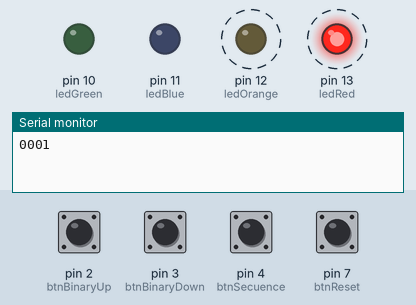
Recording of a sketch running on a simulated Arduino Uno, built with avr-gcc and run on an emulated ATmega328P. Shown: output pins drawn as LEDs (lit = HIGH), the last lines printed to the serial monitor. Dashed ring = blinking. The inputs (shaded band) are chosen by the test bench; at power-on: pin 2 (btnBinaryUp), pin 3 (btnBinaryDown), pin 4 (btnSecuence), pin 7 (btnReset) HIGH.

Above: at 0.1 s.
At 0.5 s:
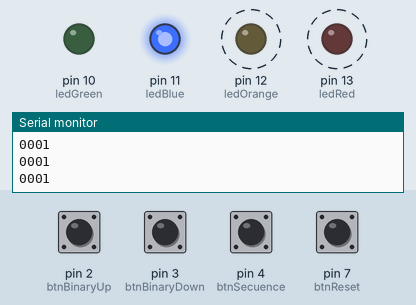
1.3 s: pin 4 (btnSecuence) pulled LOW for 0.25 s
At 1.71 s:
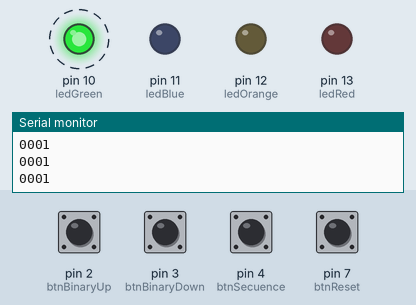
Timing chart, 0 to 10.3 s (numbered marks = the images above; inputs shaded):
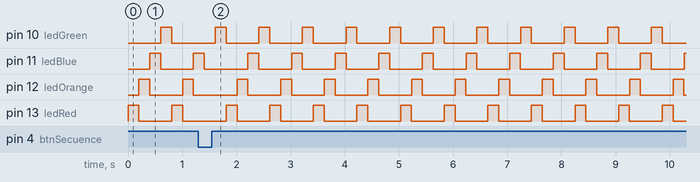

The sketch:

Tp2.ino
```cpp
// Pin 13 has an LED connected on most Arduino boards.
// give it a name:
int ledRed = 13;
int ledOrange = 12;
int ledBlue = 11;
int ledGreen = 10;
int btnSecuence = 4;
int btnBinaryUp = 2;
int btnBinaryDown = 3;
int btnReset = 7;
//Sumador para aumentar y decrementar los numeros binarios
int binaryInt = 0;
//Indica si algun led se encuentra prendido
bool anyLedOne = false;
//Mantiene el numero del ultimo led prendido va de 0 a 3 siendo 0 el primero y 3 el ultimo
//ademas la variable anyLedOne debe estar en true
int ledOn = 0;
//Estado de boton 1 secuencia
int btnSecuenceState = 0;
int btnResetState = 0;
//Boton de secuencia
int btnBinaryUpState = 0;
int btnBinaryDownState = 0;
//Indica que comienzo a utilizar los botones de binario
bool useBinarioBtn = false;
void setup()
{
    Serial.begin(9600); // open the serial port at 9600 bps:

    pinMode(ledRed, OUTPUT);
    pinMode(ledOrange, OUTPUT);
    pinMode(ledBlue, OUTPUT);
    pinMode(ledGreen, OUTPUT);
    //Boton para aumentar secuencia
    pinMode(btnSecuence, INPUT_PULLUP);
    //BOtones para aumentar y decrementar binarios
    pinMode(btnBinaryUp, INPUT_PULLUP);
    pinMode(btnBinaryDown, INPUT_PULLUP);
    pinMode(btnReset, INPUT_PULLUP);
}

// the loop routine runs over and over again forever:
void loop()
{
    btnResetState = digitalRead(btnReset);
    if (btnResetState == HIGH)
    {
        turnOffAll();
        binaryInt = 0;
    }
    btnBinaryUpState = digitalRead(btnBinaryUp);
    btnBinaryDownState = digitalRead(btnBinaryDown);
    if (btnBinaryUpState == HIGH)
    {
        //cancelo la funcionalidad de secuencia
        btnSecuenceState = false;
        if (useBinarioBtn == false)
        {
            //Primera vez que apreto el boton de secuencia UP
            useBinarioBtn = true;
        }
        if (binaryInt < 15)
        {
            ++binaryInt;
            String binary = getBinary(binaryInt);
            Serial.println(binary);
            turnWithBinary(binary);
        }
    }

    if (btnBinaryDownState == HIGH)
    {
        //cancelo la funcionalidad de secuencia
        btnSecuenceState = false;
        if (useBinarioBtn == false)
        {
            //Primera vez que apreto el boton de secuencia UP
            useBinarioBtn = true;
        }
        if (binaryInt > 0)
        {
            --binaryInt;
            String binary = getBinary(binaryInt);
            turnWithBinary(binary);
        }
    }

    //Leo el valor del boton 1 de secuencia
    btnSecuenceState = digitalRead(btnSecuence);
    if (btnSecuenceState == LOW)
    {
    }
    else
    {
        useBinarioBtn = false;
        anyLedOne = true;
        if (ledOn == 0)
        {
            //Apago todo los leds
            turnOffAll();
            digitalWrite(ledRed, HIGH);
            ++ledOn;
        }
        else if (ledOn == 1)
        {
            turnOffAll();
            digitalWrite(ledOrange, HIGH);
            ++ledOn;
        }
        else if (ledOn == 2)
        {
            turnOffAll();
            digitalWrite(ledBlue, HIGH);
            ++ledOn;
        }
        else if (ledOn == 3)
        {
            turnOffAll();
            digitalWrite(ledGreen, HIGH);
            ledOn = 0;
        }
    }
    //digitalWrite(ledRed, HIGH);
    //digitalWrite(ledOrange, HIGH);
    //digitalWrite(ledBlue, HIGH);
    //digitalWrite(ledGreen, HIGH);

    delay(200);
}
void turnOffAll()
{
    digitalWrite(ledRed, LOW);
    digitalWrite(ledOrange, LOW);
    digitalWrite(ledBlue, LOW);
    digitalWrite(ledGreen, LOW);
}

void turnWithBinary(String binary)
{
    //Apago todos los led's y segun el caracter binario que le corresponde prendo uno o el otro
    turnOffAll();
    if (binary[0] == '1')
        digitalWrite(ledRed, HIGH);
    if (binary[1] == '1')
        digitalWrite(ledOrange, HIGH);
    if (binary[2] == '1')
        digitalWrite(ledBlue, HIGH);
    if (binary[3] == '1')
        digitalWrite(ledGreen, HIGH);
}
//Le envio un numero y me lo convierte a binario
String getBinary(int number)
{
    int zeros = String(number, BIN).length(); //This will check for the length of myNum in binary.
    String myStr = "";
    for (int i = 0; i < 4 - zeros; i++)
    { //This will add zero to string as need
        myStr = myStr + "0";
    }
    myStr = myStr + String(number, BIN); //Convierto a binario
    return myStr;
}
```

Measured:
- by itself, pin 10 (ledGreen), pin 12 (ledOrange), pin 13 (ledRed): alternates HIGH for 0.20 s and LOW for 0.60 s
- by itself, pin 11 (ledBlue): repeats every 0.80 s: HIGH 0.20 s, LOW 0.60 s
